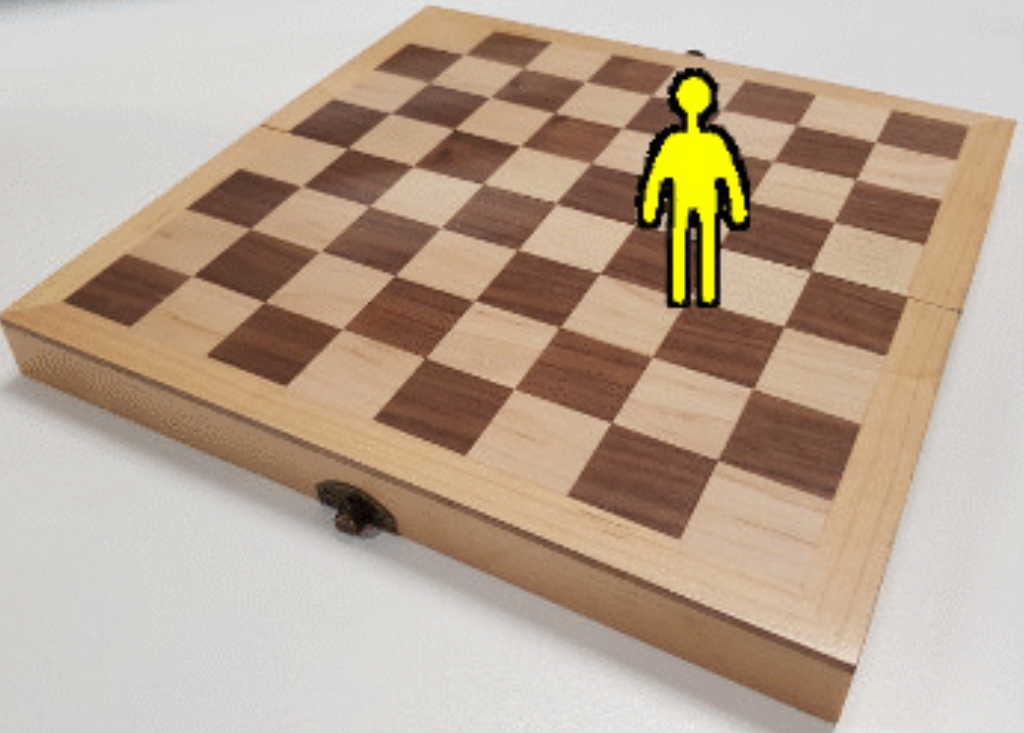
#> input picture camera_coordinates_to_2d_floor_plan/image.png, 1024 x 733 px
$ python -i camera_to_bird_viev.py   (imports and definitions only)
#> lines starting #> are read from the running program, lines starting #| are printed output that depends on the picture; after the words box and inside, x2 and y2 are one past the last pixel; in counts of white or black regions, pixels touching at a corner belong together
#> further down, picture is the input picture: shape (733, 1024, 3); mean B, G, R 147.1, 165.6, 185.2
import cv2
import numpy as np

def order_points(pts):
    pts = np.array(pts, dtype="float32")
    rect = np.zeros((4, 2), dtype="float32")

    s = pts.sum(axis=1)
    diff = np.diff(pts, axis=1)

    rect[0] = pts[np.argmin(s)]      # top-left
    rect[1] = pts[np.argmin(diff)]   # top-right
    rect[2] = pts[np.argmax(diff)]   # bottom-left
    rect[3] = pts[np.argmax(s)]      # bottom-right

    return rect

# [40 lines left out: function select_points, not called in this run]

def detect_floor_auto(image):
    gray = cv2.cvtColor(image, cv2.COLOR_BGR2GRAY)
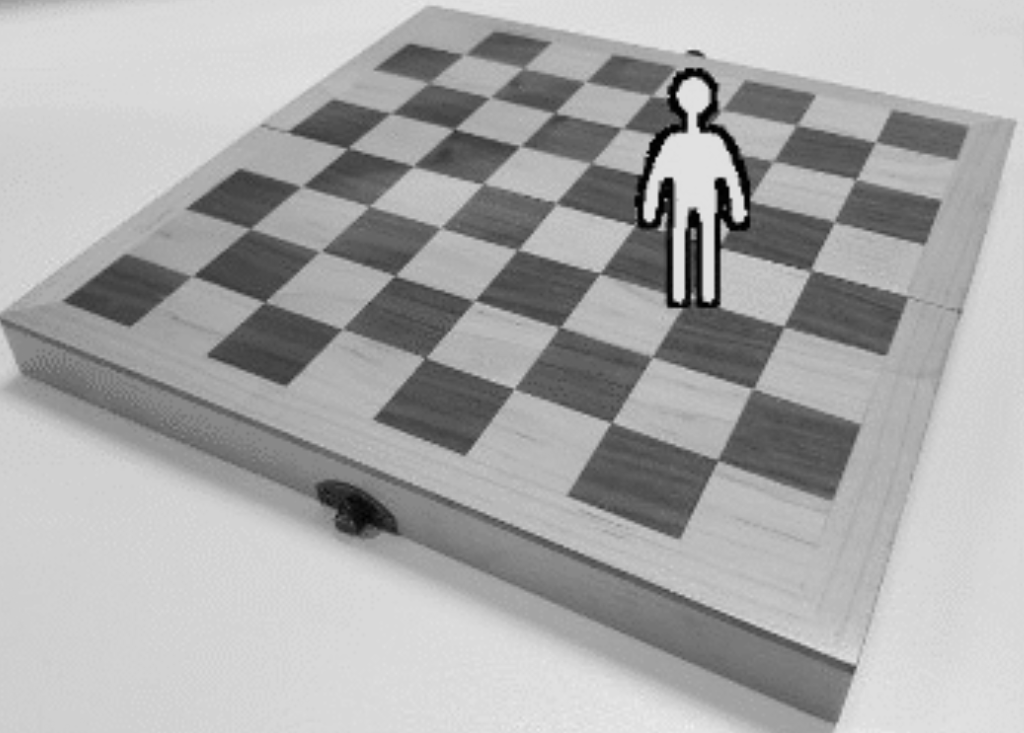
#> gray: shape (733, 1024); min 1, max 240, mean 169.4
    blur = cv2.GaussianBlur(gray, (9, 9), 0)
    edged = cv2.Canny(blur, 50, 150)
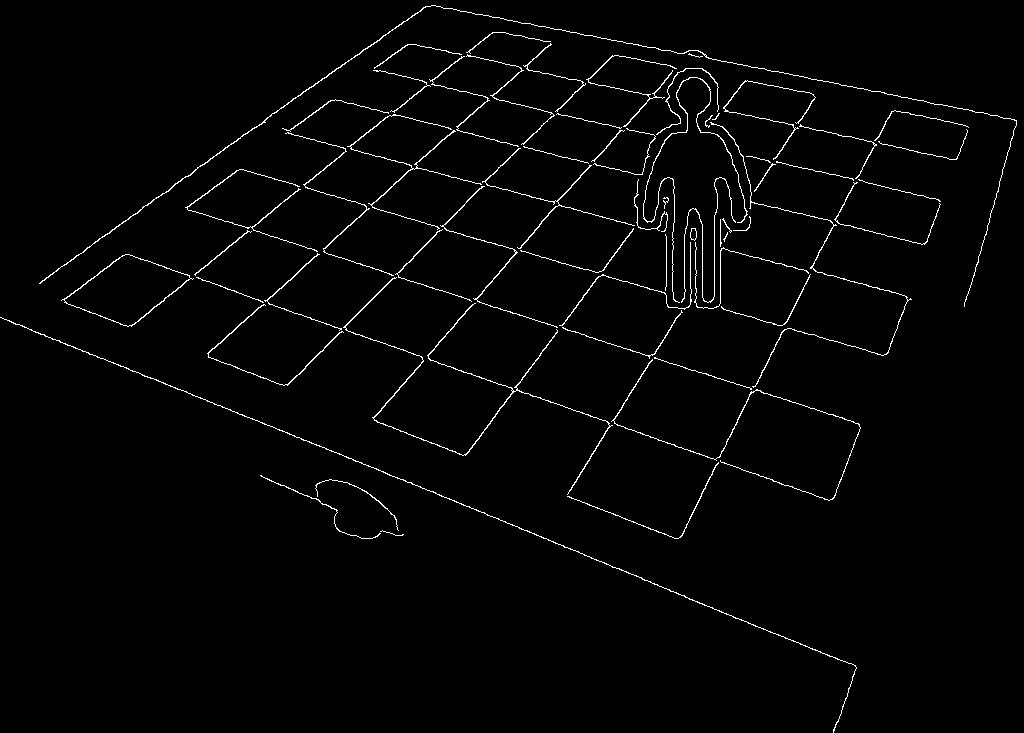
#> edged: shape (733, 1024); 1.9% white in thin lines or dots

    contours, _ = cv2.findContours(edged, cv2.RETR_EXTERNAL, cv2.CHAIN_APPROX_SIMPLE)
#> contours = 61 contours, 24 with area under 20; largest, box (x1, y1, x2, y2) and area: (61, 254, 194, 327) 4908, (343, 277, 613, 495) 324, (39, 5, 1017, 307) 256, (0, 317, 857, 733) 182, (347, 114, 482, 230) 116

    if not contours:
        return None

    # Szukaj największego konturu
    contours = sorted(contours, key=cv2.contourArea, reverse=True)

    for contour in contours:
        epsilon = 0.02 * cv2.arcLength(contour, True)
        approx = cv2.approxPolyDP(contour, epsilon, True)

        if len(approx) == 4:
            pts = [tuple(pt[0]) for pt in approx]
            return order_points(pts)
#> this loop made 1 pass
#> (epsilon, s in order_points, diff in order_points) on pass 1: (6.61, [471, 379, 361, 457], [85, 129, 239, 195])

    return None

# [51 lines left out: functions warp_image, main, not called in this run]

# [2 lines not run here, left out]

>>> import cv2
>>> picture = cv2.imread('image.png')
>>> result = detect_floor_auto(picture)
#> result = [[61, 300], [193, 278], [61, 300], [193, 278]]

$ run again, on camera_coordinates_to_2d_floor_plan/chess.png
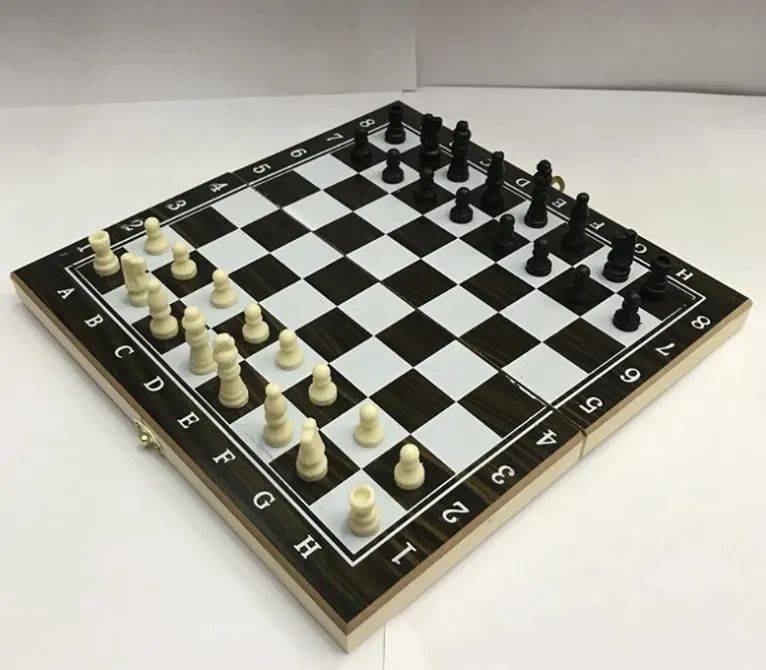
#> input picture camera_coordinates_to_2d_floor_plan/chess.png, 766 x 670 px
#> picture is the input picture: shape (670, 766, 3); mean B, G, R 154.8, 164.6, 166.6
#> in detect_floor_auto, `blur = cv2.GaussianBlur(gray, (9, 9), 0)`:
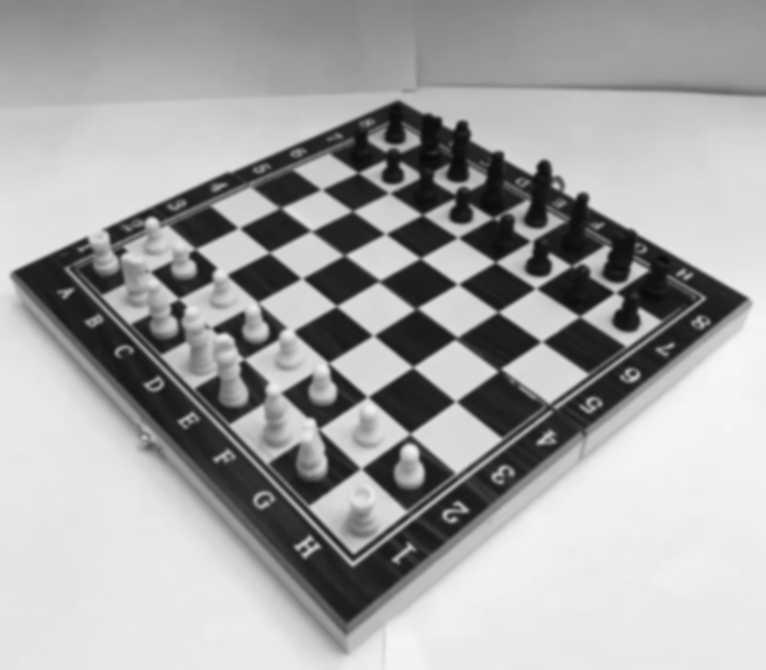
#> blur: shape (670, 766); min 9, max 247, mean 164.2
#> in detect_floor_auto, `edged = cv2.Canny(blur, 50, 150)`:
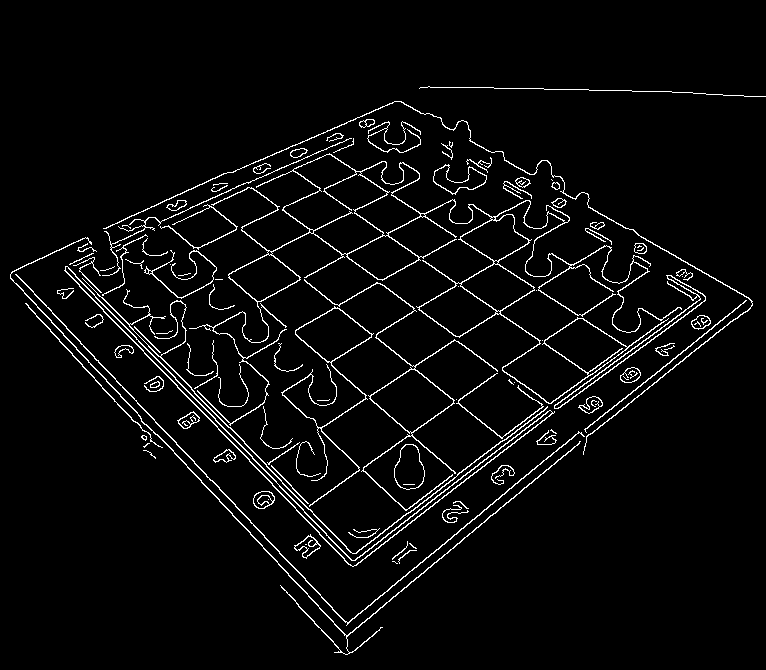
#> edged: shape (670, 766); 4.1% white in thin lines or dots, all inside (x1, y1, x2, y2) = (10, 86, 766, 655)
#> contours = 96 contours, 52 with area under 20; largest, box (x1, y1, x2, y2) and area: (189, 153, 682, 426) 21090, (304, 279, 498, 511) 3275, (64, 266, 555, 567) 3220, (281, 306, 374, 507) 2540, (554, 275, 706, 409) 1018
#> the loop in detect_floor_auto, `for contour in contours:` made 3 passes
#> (epsilon, s in order_points, diff in order_points) on pass 3: (27.37, [331, 918, 966, 912], [201, 214, -142, 208])
#> result = [[65, 266], [554, 412], [352, 566], [554, 412]]
